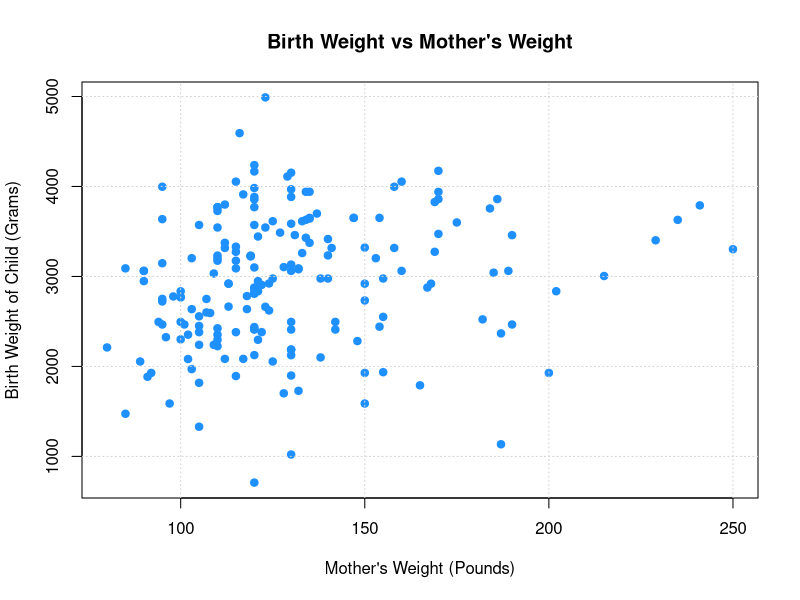
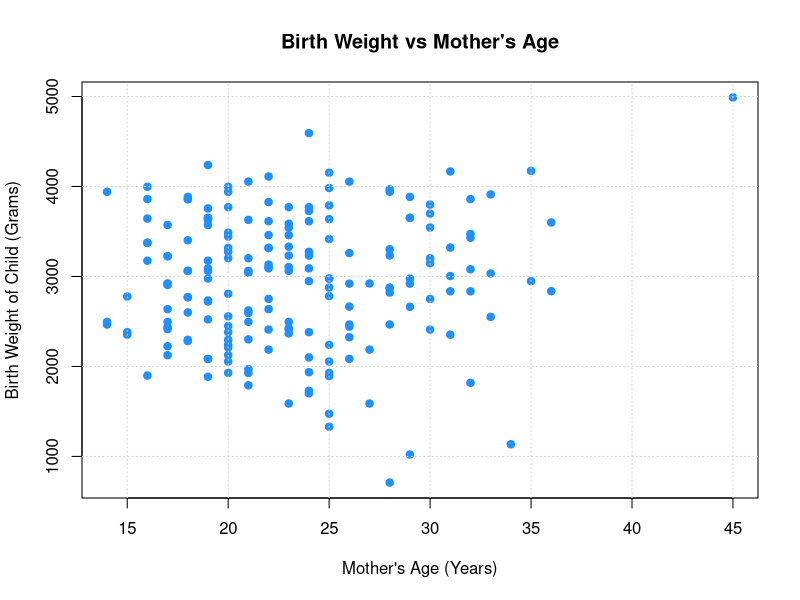
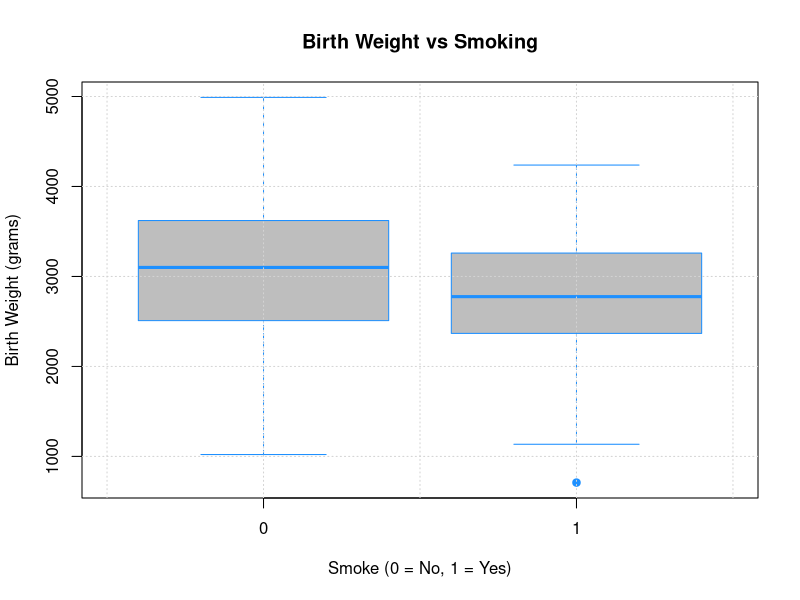
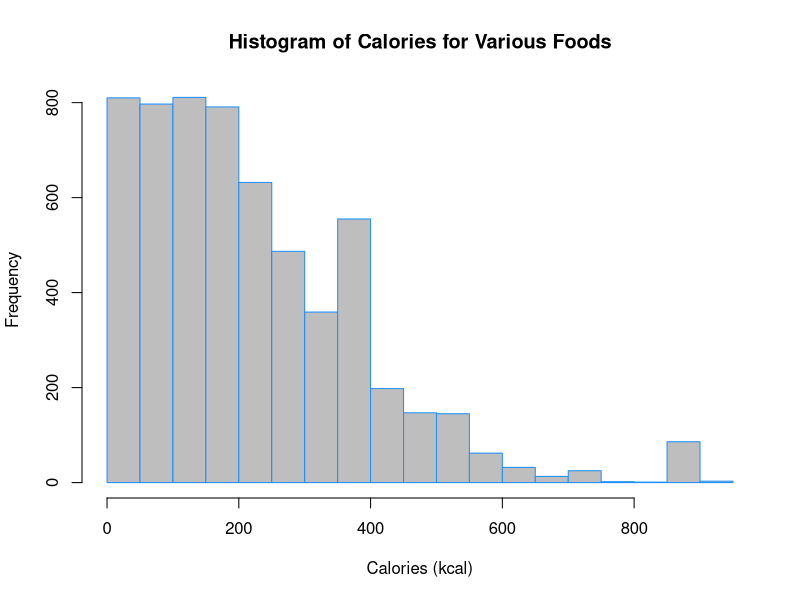
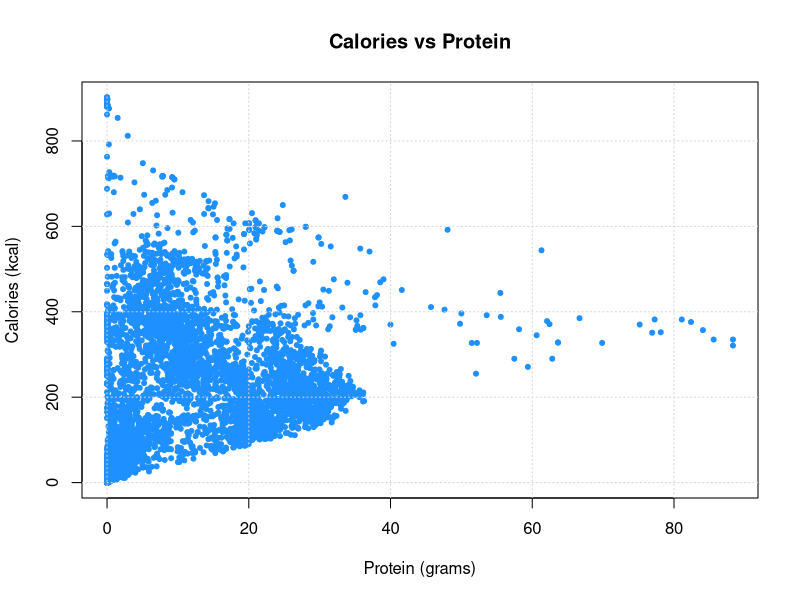
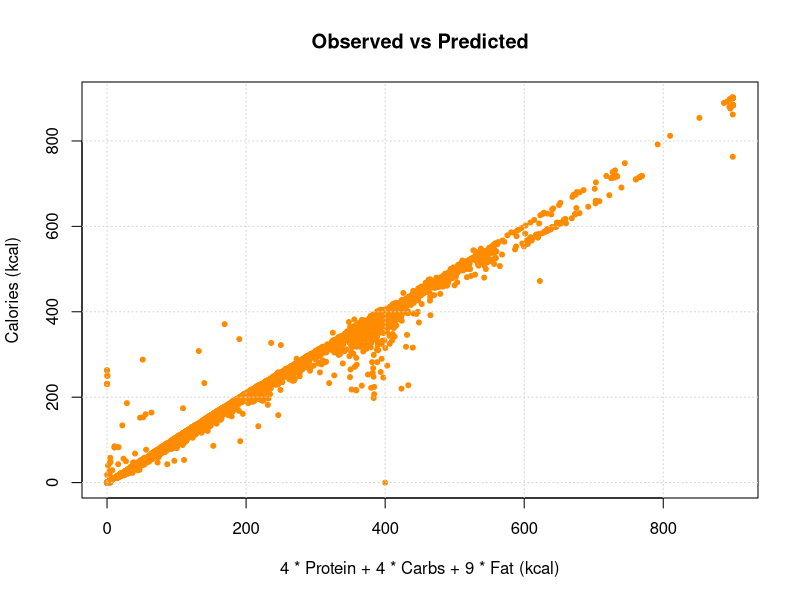

Source code (R) for these figures, in order:
## ---- chunk 1
# Include the first line if you want to suppress the messages that result from executing the library() command.
suppressMessages(library(ggplot2))
library(ggplot2)
## ---- chunk 2
msleep
## ---- chunk 3
any(is.na(msleep$sleep_rem))
anyNA(msleep$sleep_rem)
mean(msleep$sleep_rem, na.rm = TRUE)
## ---- chunk 4
sd(msleep$brainwt, na.rm = TRUE)
## ---- chunk 5
msleep$name[which.max(msleep$sleep_rem)]
## ---- chunk 6
mean(subset(msleep, vore == "carni")$bodywt, na.rm = TRUE)
## ---- chunk 7
library(MASS)
library(tibble)
as_tibble(birthwt)
## ---- chunk 8
plot(bwt ~ lwt, data = birthwt,
     xlab = "Mother's Weight (Pounds)",
     ylab = "Birth Weight of Child (Grams)",
     main = "Birth Weight vs Mother's Weight",
     pch  = 20,
     cex  = 1.5,
     col  = "dodgerblue")
grid()
## ---- chunk 9
plot(bwt ~ age, data = birthwt,
     xlab = "Mother's Age (Years)",
     ylab = "Birth Weight of Child (Grams)",
     main = "Birth Weight vs Mother's Age",
     pch  = 20,
     cex  = 1.5,
     col  = "dodgerblue")
grid()
## ---- chunk 10
boxplot(bwt ~ smoke, data = birthwt,
     xlab = "Smoke (0 = No, 1 = Yes)",
     ylab = "Birth Weight (grams)",
     main = "Birth Weight vs Smoking",
     pch  = 20,
     cex  = 1.5,
     col    = "grey",
     border = "dodgerblue")
grid()
## ---- chunk 11
library(readr)
nutrition = read_csv("nutrition-2018.csv")
hist(nutrition$Calories,
     xlab = "Calories (kcal)",
     main = "Histogram of Calories for Various Foods",
     border = "dodgerblue",
     col  = "grey")
## ---- chunk 12
plot(Calories ~ Protein, data = nutrition,
     xlab = "Protein (grams)",
     ylab = "Calories (kcal)",
     main = "Calories vs Protein",
     pch  = 20,
     cex  = 1,
     col  = "dodgerblue")
grid()
## ---- chunk 13
plot(Calories ~ I(4 * Protein + 4 * Carbs + 9 * Fat), data = nutrition,
     xlab = "4 * Protein + 4 * Carbs + 9 * Fat (kcal)",
     ylab = "Calories (kcal)",
     main = "Observed vs Predicted",
     pch  = 20,
     cex  = 1,
     col  = "darkorange")
grid()
## ---- chunk 14
a = 1:10
b = 10:1
c = rep(1, times = 10)
d = 2 ^ (1:10)
## ---- chunk 15
sum_of_squares = function(x) {
  sum(x ^ 2)
}

sum_of_squares(x = a)
sum_of_squares(x = c(c, d))
## ---- chunk 16
sqrt(sum_of_squares(d - 0) / length(d))
## ---- chunk 17
sqrt(sum_of_squares(a - b) / length(a - b))
## ---- chunk 18
set.seed(42)
x = 1:100
y = rnorm(1000)
z = runif(150, min = 0, max = 1)
## ---- chunk 19
list_extreme_values = function(x, k = 2) {
  x_bar = mean(x)
  s = sd(x)
  list(
    small = x[x < x_bar - k * s],
    large = x[x > x_bar + k * s]
  )
}

list_extreme_values(x = x, k = 1)
list_extreme_values(x = y, k = 3)
list_extreme_values(x = y, k = 2)
list_extreme_values(x = z, k = 1.5)
## ---- chunk 20
mean(list_extreme_values(x = y, k = 1.5)$large)
